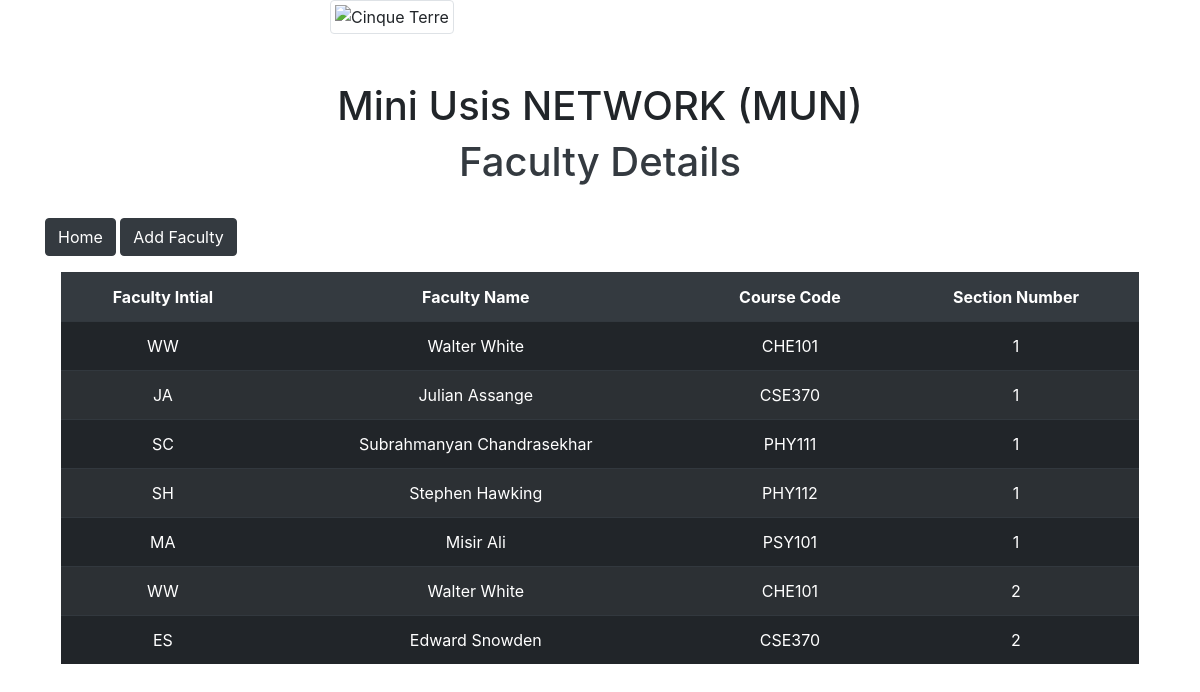
/Models/faculty.php, run on the app's committed database.
### tables this page shows
CREATE TABLE `faculty` (
  `faculty_in` varchar(255) NOT NULL,
  `Faculty_name` varchar(255) NOT NULL,
  `course_id` varchar(255) NOT NULL,
  `section_num` int(11) NOT NULL
);

CREATE TABLE `coursecode` (
  `course_id` varchar(255) NOT NULL,
  `section_num` int(11) NOT NULL
);

### Models/faculty.php (the view, shortened to what this page needs)
<?php
include 'connection.php';
?>
<!doctype html>
<html lang="en">
<head>
    <link rel="stylesheet" href="https://stackpath.bootstrapcdn.com/bootstrap/4.1.3/css/bootstrap.min.css"
>
    <link rel="stylesheet" type="text/css" href="http://ajax.aspnetcdn.com/ajax/jquery.dataTables/1.9.4/css/jquery.dataTables.css">
</head>
<body>
    <div class="container">
        <div class="row">
            <div class="col-sm-6 offset-3">
            <img src="bracu.png" class="img-thumbnail" alt="Cinque Terre">
            <br> <br> <br>
            <h1 class="display-6 text-center">Mini Usis NETWORK (MUN)</h1>
            <h1 class="text-dark text-center"> Faculty Details </h1>
            </div>
        </div>
                <br>
                <a href = "../views/home.php"> <button type="button" class="btn btn-dark">Home</button></a>
                <button type="button" class="btn btn-dark" data-toggle="modal" data-target="#exampleModal1"
                    data-whatever="@mdo">Add Faculty</button>
                            <div class="modal-body">
                                    <table id="tabledata" class=" table table-striped table-dark">
                                            <tr class="bg-dark text-white text-center">
                                                <th> Faculty Intial </th>
                                                <th> Faculty Name </th>
                                                <th> Course Code </th>
                                                <th> Section Number </th>
                                            </tr>
                                            <?php
                        $qq = "SELECT * FROM `faculty` f  JOIN coursecode c on f.course_id=c.course_ID AND f.section_num=c.section_num";
                        $show5 = mysqli_query($connection,$qq);
                        while($res = mysqli_fetch_array($show5)){
                        ?>
                                            <tr class="text-center">
                                                <td>
                                                    <?php echo $res['faculty_in'];  ?>
                                                </td>
                                                <td>
                                                    <?php echo $res['Faculty_name'];  ?>
                                                </td>
                                                <td>
                                                    <?php echo $res['course_id']; ?>
                                                </td>
                                                <td>
                                                    <?php echo $res['section_num'];  ?>
                                                </td>
                                            </tr>
                                            <?php
                        }
                        ?>
                            </div>
                        </div>
</body>
</html>

### data on the page
faculty: faculty_in "WW", Faculty_name "Walter White", coursecode.course_id "CHE101", coursecode.section_num "1"
faculty: faculty_in "JA", Faculty_name "Julian Assange", coursecode.course_id "CSE370", coursecode.section_num "1"
faculty: faculty_in "SC", Faculty_name "Subrahmanyan Chandrasekhar", coursecode.course_id "PHY111", coursecode.section_num "1"
faculty: faculty_in "SH", Faculty_name "Stephen Hawking", coursecode.course_id "PHY112", coursecode.section_num "1"
faculty: faculty_in "MA", Faculty_name "Misir Ali", coursecode.course_id "PSY101", coursecode.section_num "1"
faculty: faculty_in "WW", Faculty_name "Walter White", coursecode.course_id "CHE101", coursecode.section_num "2"
faculty: faculty_in "ES", Faculty_name "Edward Snowden", coursecode.course_id "CSE370", coursecode.section_num "2"
